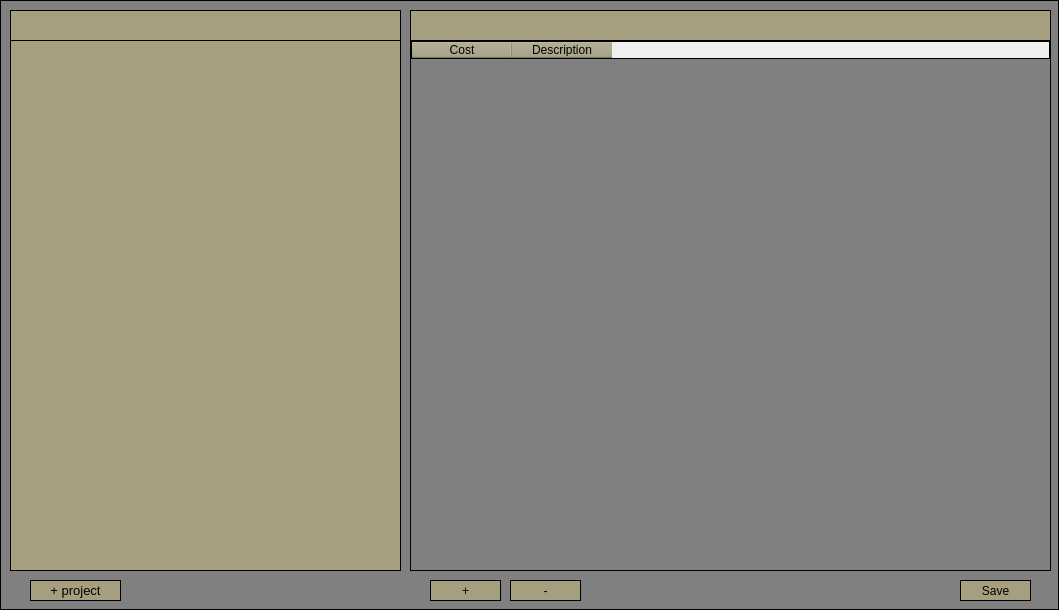
<?xml version="1.0" encoding="UTF-8"?>
<ui version="4.0">
 <class>MainWindow</class>
 <widget class="QMainWindow" name="MainWindow">
  <property name="geometry">
   <rect>
    <x>0</x>
    <y>0</y>
    <width>1059</width>
    <height>610</height>
   </rect>
  </property>
  <property name="sizePolicy">
   <sizepolicy hsizetype="Fixed" vsizetype="Fixed">
    <horstretch>0</horstretch>
    <verstretch>0</verstretch>
   </sizepolicy>
  </property>
  <property name="windowTitle">
   <string>Pyroject - Alpha v0.2 - By: Juju</string>
  </property>
  <property name="styleSheet">
   <string notr="true">QMainWindow {
	background-color: rgb(128, 128, 128);
	border: 1px solid black;
}

QPushButton{
	background-color: rgb(165, 159, 128);
	color: rgb(0, 0, 0);
	border: 1px solid black;
}
QPushButton:hover {
    background-color: rgb(128, 128, 128);
	color: rgb(255, 255, 255);
	border: 1px solid white;
	
}
QInputDialog{
	background-color: rgb(165, 159, 128);
	border: 1px solid black;
}
QLineEdit{
	background-color: rgb(165, 159, 128);
	color: rgb(0, 0, 0);
	border: 1px solid black;
}
QListWidget{
	background-color: rgb(165, 159, 128);
	color: rgb(0, 0, 0);
	border: 1px solid black;
}
QPlainTextEdit{
	background-color: rgb(165, 159, 128);
	color: rgb(0, 0, 0);
	border: 1px solid black;
}

QHeaderView::section {
    background-color: rgb(165, 159, 128);

}
QHeaderView{
	border: 1px solid black;
	gridline-color: rgb(0, 0, 0);
}

QTableWidget {
	background-color: rgb(128, 128, 128);
	alternate-background-color: rgb(165, 159, 128);
    gridline-color: rgb(0, 0, 0);
    font-size: 12pt;
	border: 1px solid black;
}</string>
  </property>
  <widget class="QWidget" name="centralwidget">
   <widget class="QStackedWidget" name="stackedWidget">
    <property name="geometry">
     <rect>
      <x>410</x>
      <y>10</y>
      <width>641</width>
      <height>601</height>
     </rect>
    </property>
    <property name="currentIndex">
     <number>2</number>
    </property>
    <widget class="QWidget" name="viewText">
     <widget class="QPlainTextEdit" name="plainTextEdit">
      <property name="geometry">
       <rect>
        <x>0</x>
        <y>30</y>
        <width>641</width>
        <height>531</height>
       </rect>
      </property>
     </widget>
     <widget class="QLineEdit" name="fileNameLineEdit">
      <property name="geometry">
       <rect>
        <x>0</x>
        <y>0</y>
        <width>641</width>
        <height>31</height>
       </rect>
      </property>
      <property name="readOnly">
       <bool>true</bool>
      </property>
     </widget>
     <widget class="QPushButton" name="saveTextEditButton">
      <property name="geometry">
       <rect>
        <x>550</x>
        <y>570</y>
        <width>71</width>
        <height>21</height>
       </rect>
      </property>
      <property name="font">
       <font>
        <kerning>true</kerning>
       </font>
      </property>
      <property name="text">
       <string>Save</string>
      </property>
     </widget>
    </widget>
    <widget class="QWidget" name="viewTable">
     <widget class="QTableWidget" name="todoTableWidget">
      <property name="geometry">
       <rect>
        <x>0</x>
        <y>30</y>
        <width>641</width>
        <height>531</height>
       </rect>
      </property>
      <property name="cursor" stdset="0">
       <cursorShape>PointingHandCursor</cursorShape>
      </property>
      <property name="horizontalScrollBarPolicy">
       <enum>Qt::ScrollBarAlwaysOff</enum>
      </property>
      <property name="editTriggers">
       <set>QAbstractItemView::AllEditTriggers</set>
      </property>
      <property name="showDropIndicator" stdset="0">
       <bool>false</bool>
      </property>
      <property name="dragEnabled">
       <bool>true</bool>
      </property>
      <property name="dragDropMode">
       <enum>QAbstractItemView::DragDrop</enum>
      </property>
      <property name="defaultDropAction">
       <enum>Qt::MoveAction</enum>
      </property>
      <property name="alternatingRowColors">
       <bool>true</bool>
      </property>
      <property name="horizontalScrollMode">
       <enum>QAbstractItemView::ScrollPerPixel</enum>
      </property>
      <column>
       <property name="text">
        <string>x</string>
       </property>
      </column>
      <column>
       <property name="text">
        <string>Description</string>
       </property>
      </column>
      <column>
       <property name="text">
        <string>Notes</string>
       </property>
      </column>
     </widget>
     <widget class="QPushButton" name="todoAddButton">
      <property name="geometry">
       <rect>
        <x>20</x>
        <y>570</y>
        <width>71</width>
        <height>21</height>
       </rect>
      </property>
      <property name="text">
       <string>+</string>
      </property>
     </widget>
     <widget class="QLineEdit" name="todoFileNameLineEdit">
      <property name="geometry">
       <rect>
        <x>0</x>
        <y>0</y>
        <width>641</width>
        <height>31</height>
       </rect>
      </property>
     </widget>
     <widget class="QPushButton" name="todoSaveButton">
      <property name="geometry">
       <rect>
        <x>550</x>
        <y>570</y>
        <width>71</width>
        <height>21</height>
       </rect>
      </property>
      <property name="text">
       <string>Save</string>
      </property>
     </widget>
     <widget class="QPushButton" name="todoRemoveButton">
      <property name="geometry">
       <rect>
        <x>100</x>
        <y>570</y>
        <width>71</width>
        <height>21</height>
       </rect>
      </property>
      <property name="text">
       <string>-</string>
      </property>
     </widget>
    </widget>
    <widget class="QWidget" name="viewCost">
     <widget class="QTableWidget" name="costTableWidget">
      <property name="geometry">
       <rect>
        <x>0</x>
        <y>30</y>
        <width>641</width>
        <height>531</height>
       </rect>
      </property>
      <property name="horizontalScrollBarPolicy">
       <enum>Qt::ScrollBarAlwaysOff</enum>
      </property>
      <attribute name="verticalHeaderVisible">
       <bool>false</bool>
      </attribute>
      <column>
       <property name="text">
        <string>Cost</string>
       </property>
      </column>
      <column>
       <property name="text">
        <string>Description</string>
       </property>
      </column>
     </widget>
     <widget class="QLineEdit" name="costFileNamelineEdit">
      <property name="geometry">
       <rect>
        <x>0</x>
        <y>0</y>
        <width>641</width>
        <height>31</height>
       </rect>
      </property>
     </widget>
     <widget class="QPushButton" name="costAddButton">
      <property name="geometry">
       <rect>
        <x>20</x>
        <y>570</y>
        <width>71</width>
        <height>21</height>
       </rect>
      </property>
      <property name="text">
       <string>+</string>
      </property>
     </widget>
     <widget class="QPushButton" name="costSaveButton">
      <property name="geometry">
       <rect>
        <x>550</x>
        <y>570</y>
        <width>71</width>
        <height>21</height>
       </rect>
      </property>
      <property name="text">
       <string>Save</string>
      </property>
     </widget>
     <widget class="QPushButton" name="costRemoveButton">
      <property name="geometry">
       <rect>
        <x>100</x>
        <y>570</y>
        <width>71</width>
        <height>21</height>
       </rect>
      </property>
      <property name="text">
       <string>-</string>
      </property>
     </widget>
    </widget>
   </widget>
   <widget class="QPushButton" name="newProjectButton">
    <property name="geometry">
     <rect>
      <x>30</x>
      <y>580</y>
      <width>91</width>
      <height>21</height>
     </rect>
    </property>
    <property name="font">
     <font>
      <pointsize>10</pointsize>
      <weight>50</weight>
      <italic>false</italic>
      <bold>false</bold>
      <stylestrategy>PreferAntialias</stylestrategy>
     </font>
    </property>
    <property name="autoFillBackground">
     <bool>false</bool>
    </property>
    <property name="text">
     <string>+ project</string>
    </property>
   </widget>
   <widget class="QLineEdit" name="naviLineEdit">
    <property name="geometry">
     <rect>
      <x>10</x>
      <y>10</y>
      <width>391</width>
      <height>31</height>
     </rect>
    </property>
    <property name="styleSheet">
     <string notr="true"/>
    </property>
   </widget>
   <widget class="QListWidget" name="listWidget">
    <property name="geometry">
     <rect>
      <x>10</x>
      <y>40</y>
      <width>391</width>
      <height>531</height>
     </rect>
    </property>
    <property name="styleSheet">
     <string notr="true"/>
    </property>
   </widget>
  </widget>
 </widget>
 <resources/>
 <connections/>
</ui>
